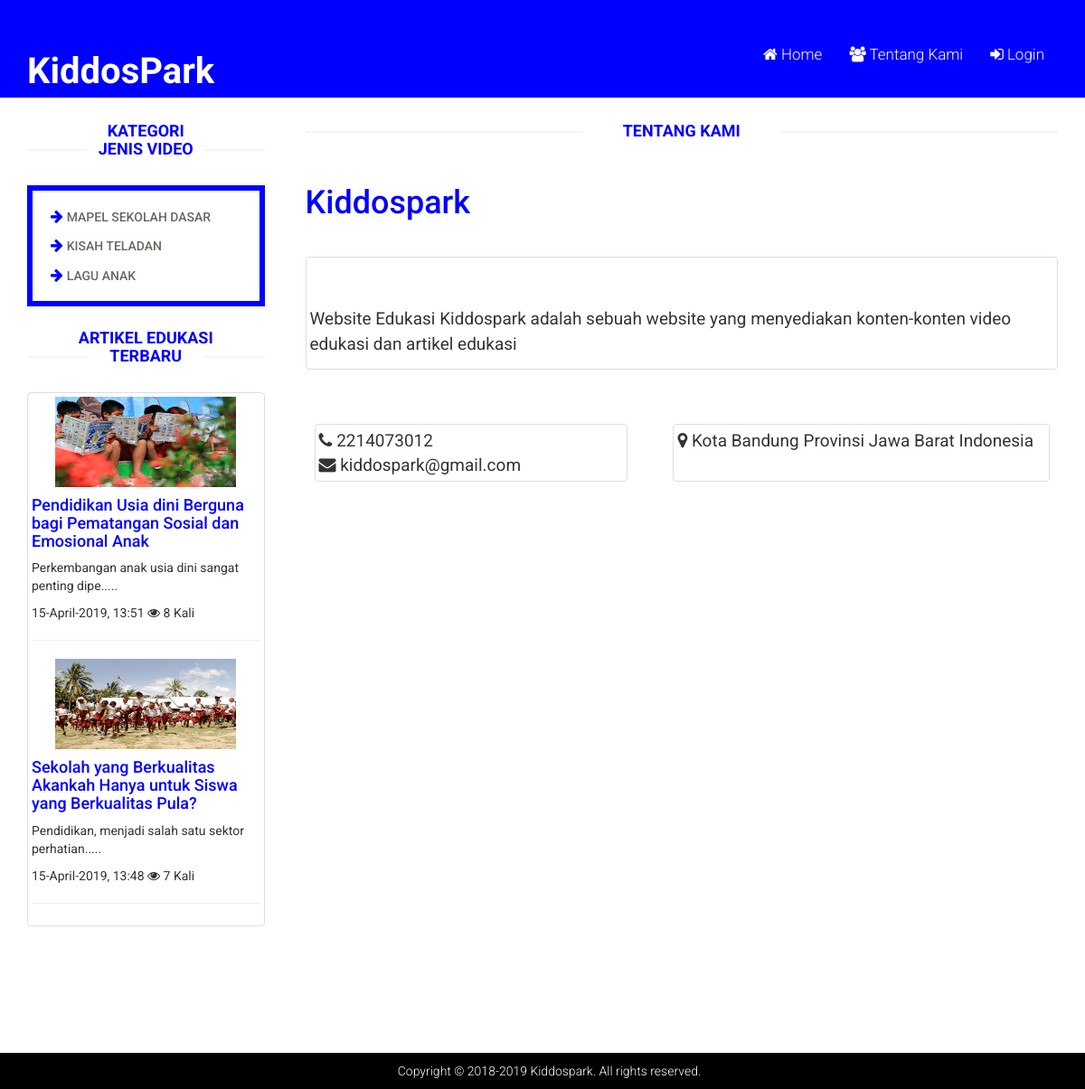
The page /index.php/main_page/tentang_kami on the database its author committed.
### tables this page shows
CREATE TABLE `tbl_jenisvideo` (
  `id_jevi` int(11) NOT NULL AUTO_INCREMENT,
  `jenis_video` varchar(100) NOT NULL,
  PRIMARY KEY (`id_jevi`)
);

CREATE TABLE `tbl_artikel` (
  `id_artikel` int(11) NOT NULL AUTO_INCREMENT,
  `judul` varchar(200) NOT NULL,
  `isi` text NOT NULL,
  `gambar` varchar(200) NOT NULL,
  `tanggal` varchar(30) NOT NULL,
  `penulis` varchar(50) NOT NULL,
  `dibaca` varchar(10) NOT NULL,
  PRIMARY KEY (`id_artikel`)
);

CREATE TABLE `tbl_tentangkami` (
  `id_teka` int(11) NOT NULL AUTO_INCREMENT,
  `judul` varchar(100) NOT NULL,
  `deskripsi` text NOT NULL,
  `alamat` varchar(200) NOT NULL,
  `email` varchar(200) NOT NULL,
  `phone` bigint(15) NOT NULL,
  PRIMARY KEY (`id_teka`)
);

### application/controllers/main_page.php (called while the page is built, shortened)
<?php
class Main_page extends CI_Controller {
    public function tentang_kami(){
        $data = array(
            'kontak'        => $this->main_model->GetTentangkami(),
            'data_komentar' => $this->main_model->GetKomentar("order by id_komentar desc limit 2")->result_array(),
            'kategori'      => $this->main_model->GetKategori(),
            'data_video'            => $this->main_model->GetVideo1("limit 3"),
            'data_teka'            => $this->main_model->GEtTentangkami(),
            'random'            => $this->main_model->GetRandomVideo(),
            'random_active' => $this->main_model->GetRandomActiveVideo(),
            'data_artikel' => $this->main_model->GetArtikel("order by id_artikel desc"),
            'data_jevi' => $this->main_model->GetJenisvideo(),
            'artikel' => $this->main_model->GetArtikel("order by id_artikel desc limit 2"),
        );
        $this->load->view('tentang_kami',$data);
    }
}

### index.php (called while the page is built, shortened)
<?php
require_once BASEPATH.'core/CodeIgniter.php';

### application/models/Main_model.php (called while the page is built, shortened)
<?php
class Main_model extends CI_Model{
    function GetTentangkami() {
        return $this->db->query("select * from tbl_tentangkami");
    }
    public function GetKategori() {
    	return $this->db->query("select * from tbl_kategori order by id_kategori desc");
    }
    public function GetJenisvideo() {
        return $this->db->query("select * from tbl_jenisvideo order by id_jevi desc");
    }
    public function GetVideo1($where = ''){
        return $this->db->query('select a.*,b.jenis_video,c.nama_kategori from tbl_video a join tbl_jenisvideo b on a.jevi_id=b.id_jevi join tbl_kategori c on a.kategori_id=c.id_kategori order by a.id_video desc '.$where);
    }
    function GetRandomVideo() {
      return $this->db->query("select a.*,b.* from tbl_video a join tbl_kategori b on a.kategori_id=b.id_kategori order by RAND('id_video') asc limit 0,3 ");
    }
    function GetRandomActiveVideo() {
      return $this->db->query("select a.*,b.* from tbl_video a join tbl_kategori b on a.kategori_id=b.id_kategori order by RAND('id_video') desc limit 0,3 ");
    }
    public function GetArtikel($where = ''){
        return $this->db->query('select * from tbl_artikel '.$where);
    }
    public function GetKomentar($where = ''){
        return $this->db->query('select * from tbl_komentar '.$where);
    }
}
?>

### application/views/tentang_kami.php (the view, shortened to what this page needs)
<!DOCTYPE html>
<html lang="en">
<head>
  <link href="<?php echo base_url();?>assets/frontend/css/bootstrap.min.css" rel="stylesheet">
  <link href="<?php echo base_url();?>assets/frontend/css/font-awesome.min.css" rel="stylesheet">
  <link href="<?php echo base_url();?>assets/frontend/css/prettyPhoto.css" rel="stylesheet">
  <link href="<?php echo base_url();?>assets/frontend/css/price-range.css" rel="stylesheet">
  <link href="<?php echo base_url();?>assets/frontend/css/animate.css" rel="stylesheet">
  <link href="<?php echo base_url();?>assets/frontend/css/main.css" rel="stylesheet">
  <link href="<?php echo base_url();?>assets/frontend/css/responsive.css" rel="stylesheet">
  <link href="<?php echo base_url();?>assets/frontend/css/style.css" rel="stylesheet">
  <link rel="stylesheet" href="<?php echo base_url();?>assets/backend/css/modals.css">
</head>
<body>
  <header id="header">
    <div class="header_top navbar navbar-fixed-top" style="background:blue;">
    </div>
    <div class="header_top   navbar navbar-fixed-top" style="margin-top:50px; background:blue;">
      <div class="container">
        <div class="row">
          <div class="col-sm-3">
            <div class="logo pull-left">
              <div class="span4">
                    <a href="<?php echo site_url('main_page');?>" style="color:white; font-size: 40px;"><b>KiddosPark</b></a>
                  </div>
            </div>
          </div>
          <div class="col-sm-9">
            <div class="mainmenu pull-right">
              <ul class="nav navbar-nav collapse navbar-collapse">
               <li><a href="<?php echo base_url('main_page');?>"><i class="fa fa-home"></i>   Home</a></li>
               <li><a href="<?php echo base_url('main_page/tentang_kami');?>"><i class="fa fa-users"></i>   Tentang Kami</a></li>
               <li><a href="<?php echo base_url('c_login');?>"><i class="fa fa-sign-in"></i>   Login</a></li>
              </ul>
            </div>
          </div>
        </div>
      </div>
    </div>
  </header>
  <div class="container" style="margin-top: 135px;">
    <div class="row">
      <div class="col-sm-3">
        <div class="left-sidebar">
            <h2 style="color: blue;">Kategori <br>Jenis Video</h2>
            <div class="panel-group category-products">
              <?php
                  foreach ($data_jevi->result_array() as $value) {?>
                  <div class="panel panel-default">
                    <div class="panel-heading">
                      <h4 class="panel-title"><i class="fa fa-arrow-right" style="color: blue;"></i>   <a href="#" data-toggle="modal" data-target="#PrimaryModalftblack"><?php echo $value['jenis_video'];?></a></h4>
                    </div>
                  </div>
              <?php } ?>
            </div>
            <h2 style="color: blue;">Artikel Edukasi <br>Terbaru</h2>
            <div class="thumbnail">
            <?php
              foreach ($artikel->result_array() as $value) {?>
              <a href="" data-toggle="modal" data-target="#PrimaryModalftblack2">
                <img src="<?php echo base_url();?>assets/upload/foto-artikel/<?php echo $value['gambar'];?>" style="height: 100px; width:200px;">
              </a>
              <h4><a href="" data-toggle="modal" data-target="#PrimaryModalftblack2" style="color: blue;"><?php echo $value['judul'];?></a> </h4>
              <p><?php echo substr($value['isi'], 0,50)."....."?>   </p>
              <p><?php echo $value['tanggal']?>         <i class="fa fa-eye"></i> <?php echo $value['dibaca'];?> Kali</p>
              <hr>
              <?php } ?>
            </div>
        </div>
      </div>
      <div class="col-sm-9 padding-right">
        <div class="features_items">
          <div class="features_items">
            <h2 class="title text-center" style="color: blue;">Tentang Kami</h2>
            <?php
            foreach ($data_teka->result_array() as $value) { ?>
            <div class="col-sm-12">
                <h1 style="color: blue;"><?php echo $value['judul'];?></h1>
                <div class="thumbnail" style="margin-top: 40px; font-size: 19px;">
                  <p style="margin-top: 50px;"><?php echo $value['deskripsi'];?></p>
                </div>
                <?php
                  foreach ($kontak->result_array() as $value) {
                    $phone = $value['phone'];
                    $email = $value['email'];
                    $alamat = $value['alamat'];
                }
                ?>
                <div class="thumbnail col-sm-5" style="margin-top: 40px; margin-left: 10px; font-size: 19px;">
                  <i class="fa fa-phone"></i> <?php echo $value['phone'];?><br>
                  <i class="fa fa-envelope"></i> <?php echo $value['email'];?><br>
                </div>
                <div class="thumbnail col-sm-6" style="margin-top: 40px; margin-left:50px;  font-size: 19px;">
                  <i class="fa fa-map-marker"></i> <?php echo $value['alamat'];?><br><br>
                </div>
            </div>
            <?php } ?>
          </div>
        </div>
      </div>
    </div>
  </div>
  <br><br><br><br><br><br>
  <footer id="footer">
    <div class="footer-bottom" style="background: black;">
      <div class="container">
        <div class="row">
          <p align="center" style="color: #fff;">Copyright © 2018-2019 Kiddospark. All rights reserved.</p>
        </div>
      </div>
    </div>
  </footer>
</body>
</html>

### assets/frontend/css/main.css (style rules this page uses)
body { font-family: 'Roboto', sans-serif; background:; position: relative; font-weight:400px; }
ul li { list-style: none; }
a { -webkit-transition: 300ms; -moz-transition: 300ms; -o-transition: 300ms; transition: 300ms; }
h1, h2, h3, h4, h5, h6 { font-family: 'Roboto', sans-serif; }
.header_top { background: none repeat scroll 0 0 blue; }
.navbar-collapse.collapse { padding-left: 0; }
.mainmenu ul li { padding-right: 15px; padding-left: 15px; }
.mainmenu ul li:first-child { padding-left: 0px; }
.mainmenu ul li a { color: white; font-family: 'Roboto', sans-serif; font-size: 17px; font-weight: 300; padding: 0; padding-bottom: 10px; }
#footer { background: #F0F0E9; }
.footer-bottom { background: #D6D6D0; padding-top: 10px; }
.footer-bottom p { color: #363432; font-family: 'Roboto', sans-serif; font-weight: 300; margin-left: 15px; }
.category-products { border: 6px solid blue; margin-bottom: 25px; padding-bottom:15px; padding-top: 15px; }
.left-sidebar h2, .brands_products h2 { color: green; font-family: 'Roboto', sans-serif; font-size: 18px; font-weight: 700; margin: 0 auto 30px; text-align: center; text-transform: uppercase; position: relative; z-index:3; }
.left-sidebar h2:after, h2.title:after { content: " "; position: absolute; border: 1px solid #f5f5f5; bottom:8px; left: 0; width: 100%; height: 0; z-index: -2; }
.left-sidebar h2:before { content: " "; position: absolute; background: #fff; bottom: -6px; width: 130px; height: 30px; z-index: -1; left: 50%; margin-left: -65px; }
h2.title:before { content: " "; position: absolute; background: #fff; bottom: -6px; width: 220px; height: 30px; z-index: -1; left: 50%; margin-left: -110px; }
.category-products .panel { background-color: #FFFFFF; border: 0px; border-radius: 0px; box-shadow:none; margin-bottom: 0px; }
.category-products .panel-default .panel-heading { background-color: #FFFFFF; border: 0 none; color: #FFFFFF; padding: 5px 20px; }
.category-products .panel-default .panel-heading .panel-title a { color: #696763; font-family: 'Roboto', sans-serif; font-size: 14px; text-decoration: none; text-transform: uppercase; }
.padding-right { padding-right: 0; }
.features_items { overflow:hidden; }
h2.title { color: green; font-family: 'Roboto', sans-serif; font-size: 18px; font-weight: 700; margin: 0 15px; text-transform: uppercase; margin-bottom: 30px; position: relative; }

### rows shown on the page
tbl_jenisvideo: jenis_video "MAPEL SEKOLAH DASAR"
tbl_jenisvideo: jenis_video "KISAH TELADAN"
tbl_jenisvideo: jenis_video "LAGU ANAK"
tbl_artikel: gambar (picture), judul "Pendidikan Usia dini Berguna bagi Pematangan Sosial dan Emosional Anak", isi "Perkembangan anak usia dini sangat penting dipe", tanggal "15-April-2019, 13:51", dibaca "8"
tbl_artikel: gambar (picture), judul "Sekolah yang Berkualitas Akankah Hanya untuk Siswa yang Berkualitas Pula?", isi "Pendidikan, menjadi salah satu sektor perhatian", tanggal "15-April-2019, 13:48", dibaca "7"
tbl_tentangkami: judul "Kiddospark", deskripsi "Website Edukasi Kiddospark adalah sebuah website yang menyediakan konten-konten video edukasi dan artikel edukasi", phone "2214073012", email "kiddospark@gmail.com", alamat "Kota Bandung Provinsi Jawa Barat Indonesia"
